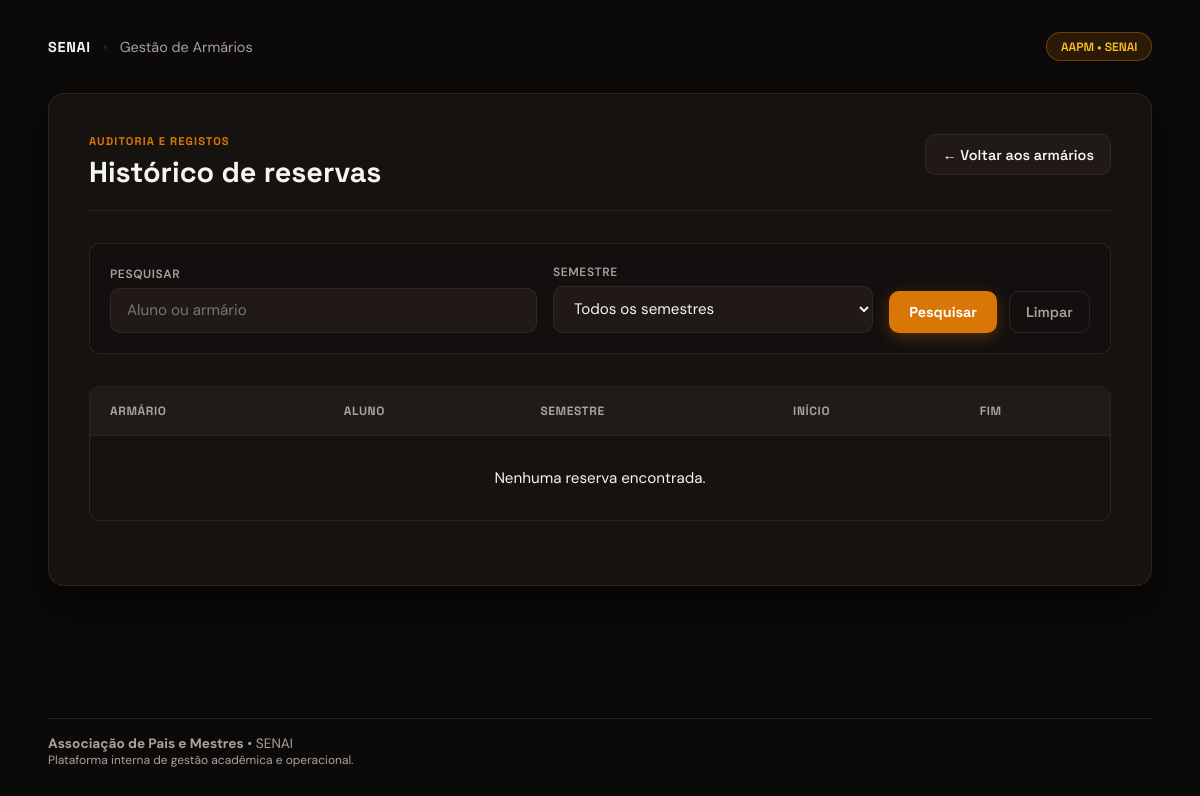
Page /armarios/historico (signed in) on the earlier database version.
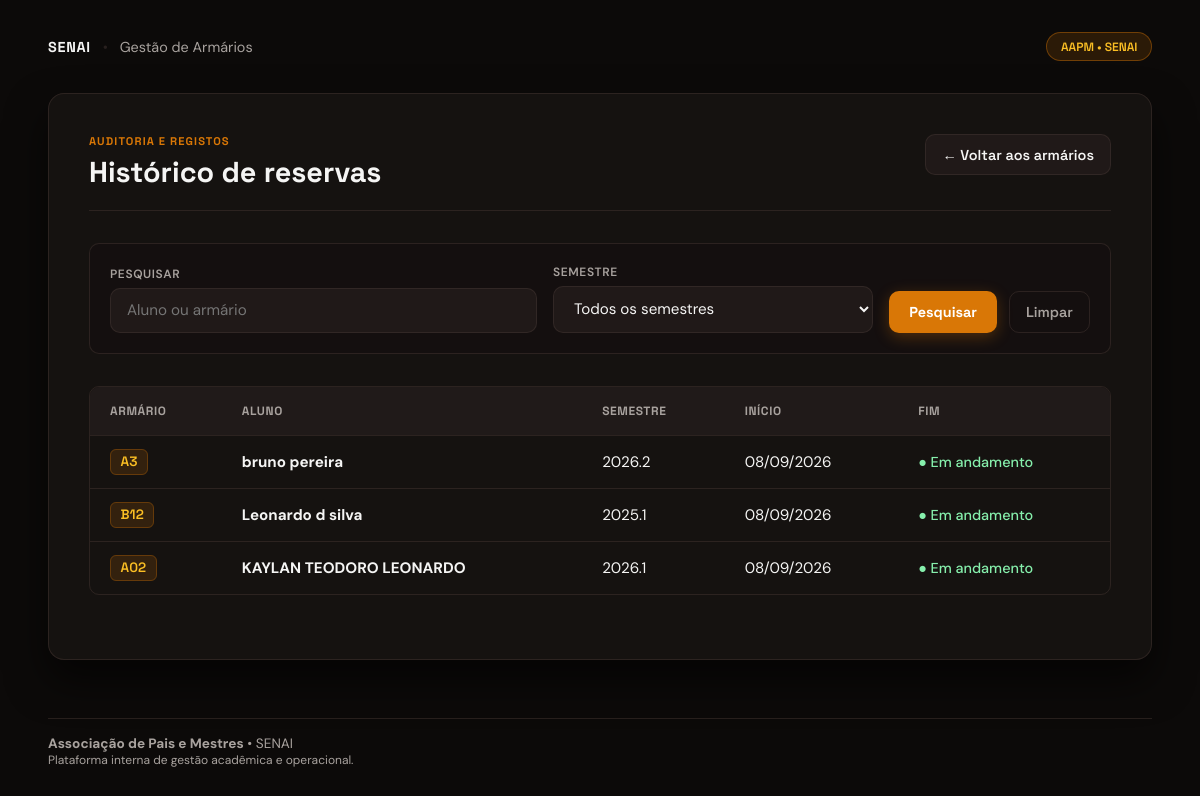
Same page on the later database version.
### app/models/armario.py (models this page shows, shortened)
class ReservaArmario(Base):
    __tablename__ = "reservas_armarios"
    id = Column(Integer, primary_key=True, index=True)
    armario_id = Column(Integer, ForeignKey("armarios.id", ondelete="CASCADE"), nullable=False)
    locatario_nome = Column(String(150), nullable=False)
    semestre = Column(String(10), nullable=False)
    observacao = Column(String(255), nullable=True)
    iniciado_em = Column(DateTime, server_default=func.now(), nullable=False)
    encerrado_em = Column(DateTime, nullable=True)
    armario = relationship("Armario", backref="reservas")

class Armario(Base):
    __tablename__ = "armarios"
    id     = Column(Integer, primary_key=True, index=True)
    numero = Column(String(20), nullable=False, unique=True)
    localizacao = Column(String(100), nullable=True)
    status = Column(
        Enum(StatusArmario),
        nullable=False,
        default=StatusArmario.DISPONIVEL
    )
    locatario_nome = Column(String(150), nullable=True)
    semestre = Column(String(10), nullable=True)
    observacao = Column(String(255), nullable=True)
    ativo = Column(Boolean, default=True)
    alugado_em     = Column(DateTime, nullable=True)
    criado_em      = Column(DateTime, server_default=func.now())
    atualizado_em  = Column(DateTime, server_default=func.now(), onupdate=func.now())

### app/controllers/armario_controller.py (the view)
@router.get("/historico")
def listar_historico_reservas(request: Request, busca: str = "", semestre: str = "", pagina: int = 1, db: Session = Depends(get_db), usuario=Depends(get_usuario_logado)):
    query = db.query(ReservaArmario).join(Armario)
    if busca:
        termo = f"%{busca}%"
        query = query.filter((ReservaArmario.locatario_nome.ilike(termo)) | (Armario.numero.ilike(termo)))
    if semestre:
        query = query.filter(ReservaArmario.semestre == semestre)
    total_registros, por_pagina = query.count(), 10
    total_paginas = max(math.ceil(total_registros / por_pagina), 1)
    pagina = min(max(pagina, 1), total_paginas)
    reservas = query.order_by(ReservaArmario.iniciado_em.desc()).offset((pagina - 1) * por_pagina).limit(por_pagina).all()
    semestres = [item[0] for item in db.query(ReservaArmario.semestre).distinct().order_by(ReservaArmario.semestre).all()]
    return templates.TemplateResponse(request, "armarios/historico_geral.html", {"request": request, "usuario": usuario, "reservas": reservas, "busca": busca, "semestre": semestre, "semestres": semestres, "pagina": pagina, "total_paginas": total_paginas, "total_registros": total_registros})

### app/templates/armarios/historico_geral.html (shortened to what this page needs)
<!DOCTYPE html>
<html lang="pt-br">
<head>
    <link rel="stylesheet" href="/static/css/armarios/historico_geral.css">
</head>
<body>
    <div class="spotlight" id="spotlight"></div>
    <div class="page-wrapper">
        <header class="site-header">
            <div class="nav-brand">
                <strong>SENAI</strong>
                <span class="divider">•</span>
                <span>Gestão de Armários</span>
            </div>
            <span class="brand-badge">AAPM • SENAI</span>
        </header>
        <main class="content-container">
            <div class="history-card">
                <div class="card-header-main">
                    <div>
                        <span class="card-kicker">AUDITORIA E REGISTOS</span>
                        <h1>Histórico de reservas</h1>
                    </div>
                    <a href="/armarios" class="btn-secondary">← Voltar aos armários</a>
                </div>
                <form method="get" class="search-filter-form">
                    <div class="input-field-group search-group">
                        <label for="busca">Pesquisar</label>
                        <input type="search" id="busca" name="busca" value="{{ busca }}" placeholder="Aluno ou armário">
                    </div>
                    <div class="input-field-group select-group">
                        <label for="semestre">Semestre</label>
                        <select id="semestre" name="semestre">
                            <option value="">Todos os semestres</option>
                        </select>
                    </div>
                    <div class="filter-actions">
                        <button type="submit" class="btn-primary">Pesquisar</button>
                        <a href="/armarios/historico" class="btn-outline">Limpar</a>
                    </div>
                </form>
                <div class="table-responsive">
                    <table class="data-table">
                        <thead>
                            <tr>
                                <th>Armário</th>
                                <th>Aluno</th>
                                <th>Semestre</th>
                                <th>Início</th>
                                <th>Fim</th>
                            </tr>
                        </thead>
                        <tbody>
                            {% for reserva in reservas %}
                            <tr>
                                <td><span class="badge-armario">{{ reserva.armario.numero }}</span></td>
                                <td><strong>{{ reserva.locatario_nome }}</strong></td>
                                <td>{{ reserva.semestre }}</td>
                                <td>{{ reserva.iniciado_em.strftime('%d/%m/%Y') }}</td>
                                <td>
                                    {% if reserva.encerrado_em %}
                                    {{ reserva.encerrado_em.strftime('%d/%m/%Y') }}
                                    {% else %}
                                    <span class="status-active">● Em andamento</span>
                                    {% endif %}
                                </td>
                            </tr>
                            {% else %}
                            <tr>
                                <td colspan="5" class="empty-row">Nenhuma reserva encontrada.</td>
                            </tr>
                            {% endfor %}
                        </tbody>
                    </table>
                </div>
            </div>
        </main>
        <footer class="site-footer">
            <div class="footer-info">
                <p><strong>Associação de Pais e Mestres</strong> • SENAI</p>
                <p class="footer-sub">Plataforma interna de gestão acadêmica e operacional.</p>
            </div>
        </footer>
    </div>
</body>
</html>

Differences in the rows shown:
added ReservaArmario: armario.numero "A3", locatario_nome "bruno pereira", semestre "2026.2", iniciado_em "08/09/2026", shows "● Em andamento"
added ReservaArmario: armario.numero "B12", locatario_nome "Leonardo d silva", semestre "2025.1", iniciado_em "08/09/2026", shows "● Em andamento"
added ReservaArmario: armario.numero "A02", locatario_nome "KAYLAN TEODORO LEONARDO", semestre "2026.1", iniciado_em "08/09/2026", shows "● Em andamento"
Other differences:
text no longer shown: "Nenhuma reserva encontrada."
